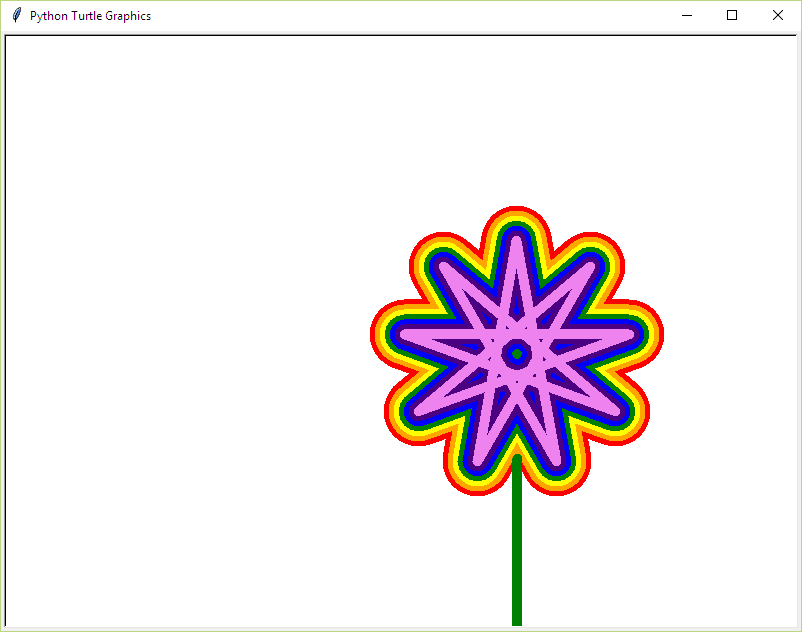

Source code (Python):
# Author: Anna Pedersen
# Date: 9 April 2016
# License: CC BY-SA
# For CoderDojo WA

# Python Intro Turtle Graphics

# Python has a rich "library" of functions.
# We are going to use "turtle" to do some simple graphics.
import turtle

if __name__ == "__main__":
    # Setup our drawning surface
    turtle.setup(800,600)     # Sets up the size of the window
    turtle.Screen()           # Turns on the graphics window

    width = 225               # Create a variable called "width"
                              # and make it equal to 10
                              
    
    
    # Do some turtle graphics commands
    # Notice all commands from the turtle library is prefixed by "turtle."
    turtle.pencolor("red");
    turtle.width(70);
    for i in range(9):
        turtle.forward(width)     # Utilise the width variable we defined earlier
        turtle.right(160)        

    turtle.pencolor("orange");
    turtle.width(60);
    for i in range(9):
        turtle.forward(width)     # Utilise the width variable we defined earlier
        turtle.right(160)  

    turtle.pencolor("yellow");
    turtle.width(50);
    for i in range(9):
        turtle.forward(width)     # Utilise the width variable we defined earlier
        turtle.right(160)

    turtle.pencolor("green");
    turtle.width(40);
    for i in range(9):
        turtle.forward(width)     # Utilise the width variable we defined earlier
        turtle.right(160)

    turtle.pencolor("blue");
    turtle.width(30);
    for i in range(9):
        turtle.forward(width)     # Utilise the width variable we defined earlier
        turtle.right(160)
        
    turtle.pencolor("indigo");
    turtle.width(20);
    for i in range(9):
        turtle.forward(width)     # Utilise the width variable we defined earlier
        turtle.right(160)

    turtle.pencolor("violet");
    turtle.width(10);
    for i in range(9):
        turtle.forward(width)     # Utilise the width variable we defined earlier
        turtle.right(160)  


    turtle.penup();
    turtle.forward(width/2)
    turtle.right(90)
    turtle.forward(width*0.55)
    turtle.pendown()
    turtle.pencolor("green");
    turtle.forward(width*2)
 

    ret = input("Press enter to exit.")
    turtle.Screen().bye()     # Turn off the graphics window

# Library reference: http://docs.python.org/2/library/turtle.html
